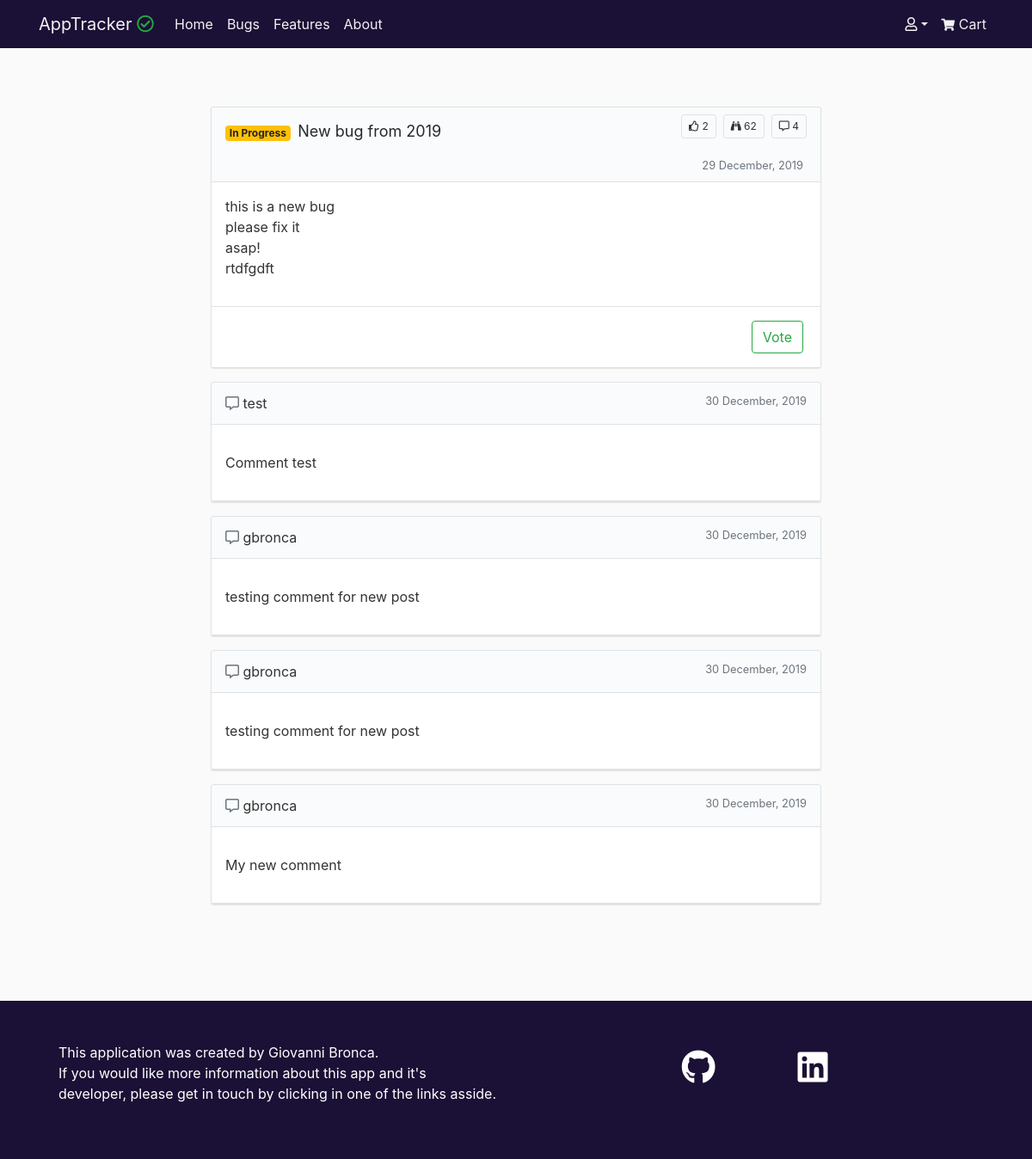
/tickets/detail/6/, run on the app's committed database.
### tickets/models.py (models this page shows, shortened)
class Ticket(models.Model):
    STATUS = (
        ('In Progress', 'In Progress'),
        ('Completed', 'Completed'),
        ('Pending', 'Pending')
    )
    ISSUE = (
        ('Bug', 'Bug'),
        ('Feature', 'Feature')
    )
    title = models.CharField(max_length=75)
    description = models.TextField()
    date_posted = models.DateTimeField(default=timezone.now)
    username = models.ForeignKey(User, on_delete=models.CASCADE)
    status = models.CharField(max_length=20, choices=STATUS,default='Pending')
    issue = models.CharField(max_length=20, choices=ISSUE, default='Bug')
    upvotes = models.PositiveIntegerField(default=0)
    views = models.PositiveIntegerField(default=0)

class Comments(models.Model):
    ticket = models.ForeignKey(Ticket, on_delete=models.CASCADE, null=True, related_name='comments')
    username = models.ForeignKey(User, on_delete=models.CASCADE, blank=False, null=False)
    comment = models.TextField(null=False, blank=False)
    date_created = models.DateTimeField(default=timezone.now)
    date_updated = models.DateTimeField(auto_now=True)
    class Meta:
        verbose_name_plural = 'Comments'

### tickets/views.py (the view)
# urls.py: path('detail/<int:pk>/', views.TicketDetailView.as_view(extra_context={'title': 'Detail'}), name='detail'),
class TicketDetailView(DetailView):
    model = Ticket
    def get_object(self, queryset=None):
        ticket = super().get_object()
        ticket.views += 1
        ticket.save()
        return ticket

### cart/context.py (called while the page is built, shortened)
def cart_contents(request):
    price = 10
    total = 0
    tickets_count = 0
    cart = request.session.get('cart', {})
    cart_items = []
    upvote_list = []
    return {'tickets_count': tickets_count,
            'cart_items': cart_items,
            'total': total,
            'price': price,
            'upvote_list': upvote_list}

### tickets/templates/tickets/ticket_detail.html (shortened to what this page needs)
{% extends 'base.html' %}
{% block content %}
    <div class="col-12 col-lg-8 mx-auto mt-5 pt-1 mb-2">
        <article class="border border-color-faded rounded-sm my-3 box-shadow bg-gray-light">
            <div class="px-3">
                <div class="d-flex justify-content-between my-1">
                    <div class="d-flex flex-grow-1 flex-shrink-1 ">
                        <h2><span
                                class="badge badge-secondary badge-ticket badge-ticket-{{ ticket.status|lower|cut:' ' }}">{{ object.status }}
                            </span>
                            <span class="text-decoration-none header-normal">{{ object.title }}</span></h2>
                    </div>
                    <div class="d-flex align-self-start ml-3 my-1">
                        <div class="border border-color-faded rounded-sm py-1 px-2 ml-2 badge-ticket"><i class="far fa-thumbs-up"></i>  {{ object.upvotes }}</div>
                        <div class="border border-color-faded rounded-sm py-1 px-2 ml-2 badge-ticket"><i class="fas fa-binoculars"></i>  {{ object.views }}</div>
                        <div class="border border-color-faded rounded-sm py-1 px-2 ml-2 badge-ticket"><i class="far fa-comment-alt"></i>  {{ object.comments.count }}</div>
                    </div>
                </div>
            </div>
            <div class="pb-1">
                <div class="px-3">
                    <div class="d-flex justify-content-between py-1 px-1">
                        <div class="d-flex flex-grow-1 flex-shrink-1">
                        </div>
                        <div class="d-flex align-self-start">
                            <small class="text-muted">{{ object.date_posted|date:"d F, Y" }}</small>
                        </div>
                    </div>
                </div>
            </div>
            <div class="border-bottom border-top bg-white">
                <div class="p-3">
                    <div class="">{{ object.description|safe|linebreaks }}</div>
                </div>
            </div>
            <div class="bg-white d-flex flex-row justify-content-between">
                <div class="m-3 justify-content-end">
                    {% if object.username == user %}
                        <a class="btn btn-outline-secondary mx-1" href="{% url 'tickets:update' object.id %}">Update</a>
                        <a class="btn btn-outline-danger" href="{% url 'tickets:delete' object.id %}">Delete</a>
                    {% else %}
                        {% if object.issue == 'Bug' %}
                            <a class="btn btn-outline-success mx-1" href="{% url 'tickets:vote' pk=object.id %}">Vote</a>
                        {% else %}
                            <a class="btn btn-success mx-1" href="{% url 'cart:add' id=object.id %}">Add to Cart</a>
                        {% endif %}
                    {% endif %}
                </div>
            </div>
        </article>
    </div>
    <div class="col-12 col-lg-8 mx-auto mt-3 mb-5 pb-5">
        {% for comment in object.comments.all %}
            <article class="border border-color-faded rounded-sm my-3 box-shadow bg-gray-light">
                <div class="px-3 py-2">
                    <div class="d-flex justify-content-between my-1">
                        <div class="d-flex flex-grow-1 flex-shrink-1 ">
                            <div class="d-flex flex-grow-1 flex-shrink-1">
                                <div class="mr-2"><span class="text-secondary"><i class="far fa-comment-alt"></i></span> {{ comment.username }}</div>
                            </div>
                            <div class="d-flex justify-content-end">
                                <small class="text-muted">{{ comment.date_created|date:"d F, Y" }}</small>
                            </div>
                        </div>
                    </div>
                </div>
                <div class="border-bottom border-top bg-white">
                    <div class="p-3">
                        <p class="text-dark">{{ comment.comment|safe|linebreaks }}</p>
                    </div>
                </div>
            </article>
        {% empty %}
            <p>No comments posted.</p>
        {% endfor %}
    </div>
{% endblock %}

### static/css/style.css (style rules this page uses)
body { background: #fafafa; color: #333333; }
h1, h2, h3, h4, h5, h6 { color: #444444; }
a { color: #444444; }
a, a:hover { text-decoration: none; }
.border-color-faded { border: 1px solid #dddddd; }
.bg-gray-light { background-color: #fafbfc; }
.box-shadow { box-shadow: 0 1px 1px rgba(27, 31, 35, .1); }
.badge-ticket { font-size: 12px; }
.badge-ticket-inprogress { color: #212529; background-color: #ffc107; }
.header-normal { font-weight: 400; font-size: 18px; color: #24292e; }

### data on the page
Ticket: status "In Progress", title "New bug from 2019", upvotes "2", views "62", comments.count "4", date_posted "29 December, 2019", description "this is a new bug please fix it asap! rtdfgdft"
Comments: username "test", date_created "30 December, 2019", comment "Comment test"
Comments: username "gbronca", date_created "30 December, 2019", comment "testing comment for new post"
Comments: username "gbronca", date_created "30 December, 2019", comment "testing comment for new post"
Comments: username "gbronca", date_created "30 December, 2019", comment "My new comment"
